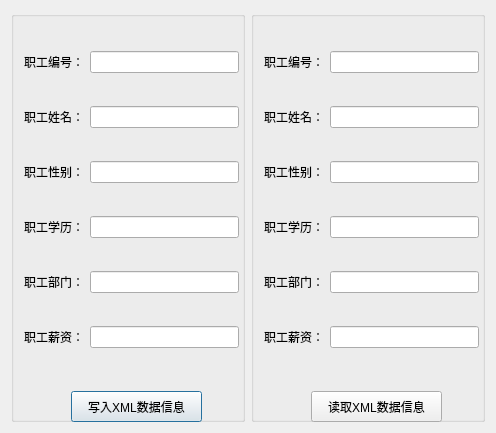
<?xml version="1.0" encoding="UTF-8"?>
<ui version="4.0">
 <class>ReadWriteXML</class>
 <widget class="QDialog" name="ReadWriteXML">
  <property name="geometry">
   <rect>
    <x>0</x>
    <y>0</y>
    <width>496</width>
    <height>433</height>
   </rect>
  </property>
  <property name="windowTitle">
   <string>读取XML文件数据信息 </string>
  </property>
  <layout class="QHBoxLayout" name="horizontalLayout_13">
   <item>
    <widget class="QGroupBox" name="groupBox">
     <property name="title">
      <string/>
     </property>
     <widget class="QWidget" name="">
      <property name="geometry">
       <rect>
        <x>10</x>
        <y>10</y>
        <width>221</width>
        <height>361</height>
       </rect>
      </property>
      <layout class="QVBoxLayout" name="verticalLayout">
       <property name="leftMargin">
        <number>3</number>
       </property>
       <property name="topMargin">
        <number>3</number>
       </property>
       <property name="rightMargin">
        <number>3</number>
       </property>
       <property name="bottomMargin">
        <number>3</number>
       </property>
       <item>
        <layout class="QHBoxLayout" name="horizontalLayout">
         <item>
          <widget class="QLabel" name="labelWEmployeeNumber">
           <property name="text">
            <string>职工编号：</string>
           </property>
          </widget>
         </item>
         <item>
          <widget class="QLineEdit" name="lineEditWEmployeeNumber"/>
         </item>
        </layout>
       </item>
       <item>
        <layout class="QHBoxLayout" name="horizontalLayout_2">
         <item>
          <widget class="QLabel" name="labelWEmployeeName">
           <property name="text">
            <string>职工姓名：</string>
           </property>
          </widget>
         </item>
         <item>
          <widget class="QLineEdit" name="lineEditWEmployeeName"/>
         </item>
        </layout>
       </item>
       <item>
        <layout class="QHBoxLayout" name="horizontalLayout_3">
         <item>
          <widget class="QLabel" name="labelWEmployeeSex">
           <property name="text">
            <string>职工性别：</string>
           </property>
          </widget>
         </item>
         <item>
          <widget class="QLineEdit" name="lineEditWEmployeeSex"/>
         </item>
        </layout>
       </item>
       <item>
        <layout class="QHBoxLayout" name="horizontalLayout_4">
         <item>
          <widget class="QLabel" name="labelWEmployeeAcademic">
           <property name="text">
            <string>职工学历：</string>
           </property>
          </widget>
         </item>
         <item>
          <widget class="QLineEdit" name="lineEditWEmployeeAcademic"/>
         </item>
        </layout>
       </item>
       <item>
        <layout class="QHBoxLayout" name="horizontalLayout_5">
         <item>
          <widget class="QLabel" name="labelWEmployeeDepartment">
           <property name="text">
            <string>职工部门：</string>
           </property>
          </widget>
         </item>
         <item>
          <widget class="QLineEdit" name="lineEditWEmployeeDepartment"/>
         </item>
        </layout>
       </item>
       <item>
        <layout class="QHBoxLayout" name="horizontalLayout_6">
         <item>
          <widget class="QLabel" name="labelWEmployeeSalary">
           <property name="text">
            <string>职工薪资：</string>
           </property>
          </widget>
         </item>
         <item>
          <widget class="QLineEdit" name="lineEditWEmployeeSalary"/>
         </item>
        </layout>
       </item>
      </layout>
     </widget>
     <widget class="QPushButton" name="writeXMLBtn">
      <property name="geometry">
       <rect>
        <x>60</x>
        <y>380</y>
        <width>131</width>
        <height>31</height>
       </rect>
      </property>
      <property name="text">
       <string>写入XML数据信息</string>
      </property>
     </widget>
    </widget>
   </item>
   <item>
    <widget class="QGroupBox" name="groupBox_2">
     <property name="title">
      <string/>
     </property>
     <widget class="QWidget" name="layoutWidget_5">
      <property name="geometry">
       <rect>
        <x>10</x>
        <y>10</y>
        <width>221</width>
        <height>361</height>
       </rect>
      </property>
      <layout class="QVBoxLayout" name="verticalLayout_2">
       <property name="leftMargin">
        <number>3</number>
       </property>
       <property name="topMargin">
        <number>3</number>
       </property>
       <property name="rightMargin">
        <number>3</number>
       </property>
       <property name="bottomMargin">
        <number>3</number>
       </property>
       <item>
        <layout class="QHBoxLayout" name="horizontalLayout_7">
         <item>
          <widget class="QLabel" name="labelREmployeeNumber_2">
           <property name="text">
            <string>职工编号：</string>
           </property>
          </widget>
         </item>
         <item>
          <widget class="QLineEdit" name="lineEditREmployeeNumber_2"/>
         </item>
        </layout>
       </item>
       <item>
        <layout class="QHBoxLayout" name="horizontalLayout_8">
         <item>
          <widget class="QLabel" name="labelREmployeeName_2">
           <property name="text">
            <string>职工姓名：</string>
           </property>
          </widget>
         </item>
         <item>
          <widget class="QLineEdit" name="lineEditREmployeeName_2"/>
         </item>
        </layout>
       </item>
       <item>
        <layout class="QHBoxLayout" name="horizontalLayout_9">
         <item>
          <widget class="QLabel" name="labelREmployeeSex_2">
           <property name="text">
            <string>职工性别：</string>
           </property>
          </widget>
         </item>
         <item>
          <widget class="QLineEdit" name="lineEditREmployeeSex_2"/>
         </item>
        </layout>
       </item>
       <item>
        <layout class="QHBoxLayout" name="horizontalLayout_10">
         <item>
          <widget class="QLabel" name="labelREmployeeAcademic_2">
           <property name="text">
            <string>职工学历：</string>
           </property>
          </widget>
         </item>
         <item>
          <widget class="QLineEdit" name="lineEditREmployeeAcademic_2"/>
         </item>
        </layout>
       </item>
       <item>
        <layout class="QHBoxLayout" name="horizontalLayout_11">
         <item>
          <widget class="QLabel" name="labelREmployeeDepartment_2">
           <property name="text">
            <string>职工部门：</string>
           </property>
          </widget>
         </item>
         <item>
          <widget class="QLineEdit" name="lineEditREmployeeDepartment_2"/>
         </item>
        </layout>
       </item>
       <item>
        <layout class="QHBoxLayout" name="horizontalLayout_12">
         <item>
          <widget class="QLabel" name="labelREmployeeSalary_2">
           <property name="text">
            <string>职工薪资：</string>
           </property>
          </widget>
         </item>
         <item>
          <widget class="QLineEdit" name="lineEditREmployeeSalary_2"/>
         </item>
        </layout>
       </item>
      </layout>
     </widget>
     <widget class="QPushButton" name="readXMLBtn">
      <property name="geometry">
       <rect>
        <x>60</x>
        <y>380</y>
        <width>131</width>
        <height>31</height>
       </rect>
      </property>
      <property name="text">
       <string>读取XML数据信息</string>
      </property>
     </widget>
    </widget>
   </item>
  </layout>
 </widget>
 <resources/>
 <connections/>
</ui>
